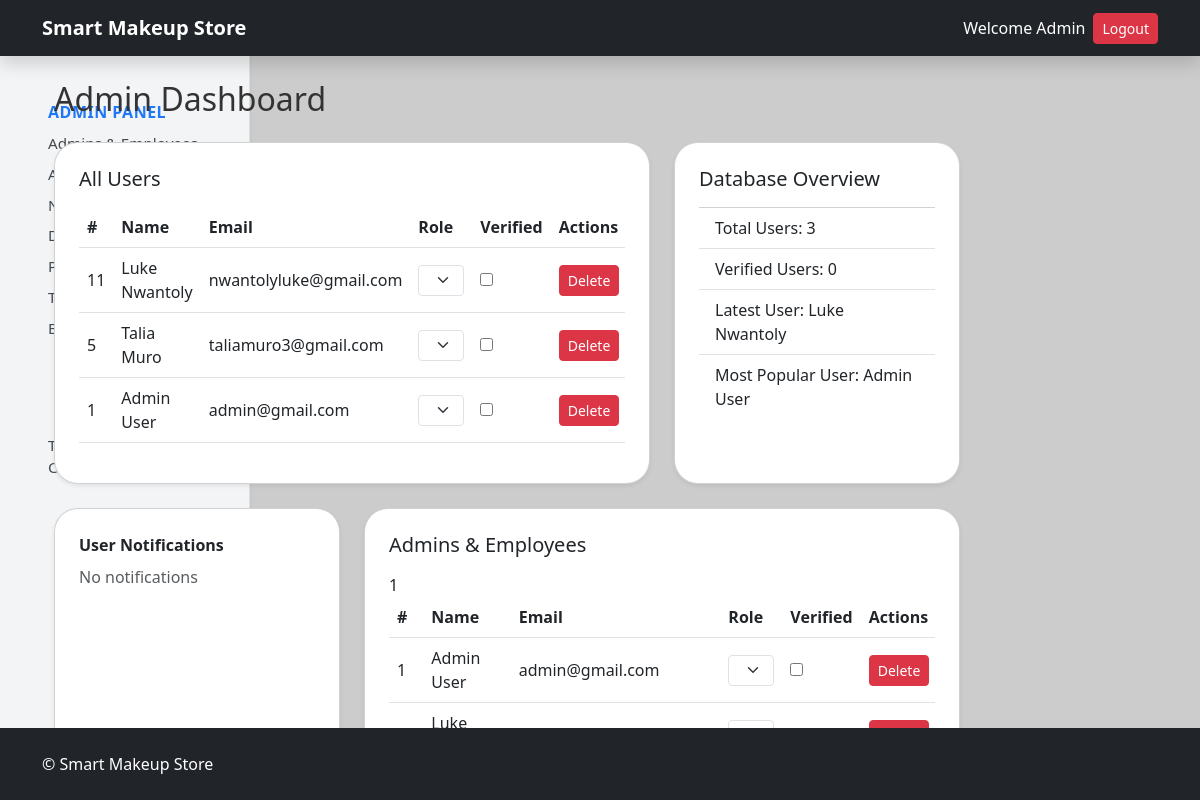
The page /admin-dashboard (signed in) on the database as committed earlier.
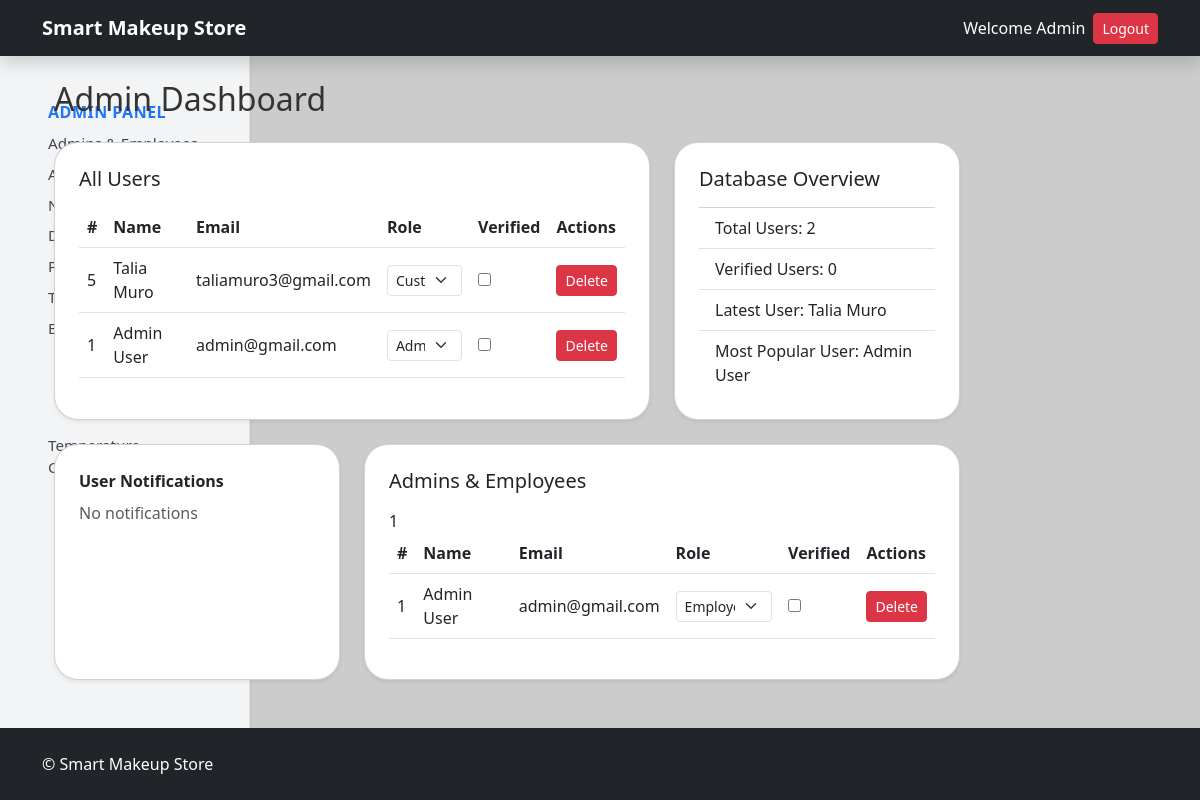
The same page on the database as committed later.
### tables this page shows
CREATE TABLE users (
            user_id INTEGER PRIMARY KEY AUTOINCREMENT,
            user_fname TEXT NOT NULL,
            user_lname TEXT NOT NULL,
            user_email TEXT UNIQUE NOT NULL,
            user_password TEXT,
            user_role TEXT DEFAULT 'customer',
            user_verified INTEGER DEFAULT 0,
            user_created_at TIMESTAMP DEFAULT CURRENT_TIMESTAMP
        , user_loyalty_points INTEGER DEFAULT 0);

### routes/store.py (the view)
@app.route('/admin-dashboard')
def adminDashboard():
    if session.get('user_role') != 'admin':
        flash("Unauthorized access.", "danger")
        return redirect(url_for('store.storeIndex'))
    storeDb = db.getDB()
    all_users = storeDb.execute('SELECT * FROM users ORDER BY user_created_at DESC').fetchall()
    staff = storeDb.execute('SELECT * FROM users WHERE user_role IN ("admin","employee")').fetchall()
    user_notifications = storeDb.execute('''
        SELECT * FROM notifications
        WHERE notif_id IS NOT NULL
        ORDER BY notif_created_at DESC
        LIMIT 5
    ''').fetchall()
    total_users = storeDb.execute('SELECT COUNT(*) as cnt FROM users').fetchone()['cnt']
    verified_users = storeDb.execute('SELECT COUNT(*) as cnt FROM users WHERE user_verified=1').fetchone()['cnt']
    latest_user = storeDb.execute('SELECT * FROM users ORDER BY user_created_at DESC LIMIT 1').fetchone()
    popular_user = storeDb.execute('''
        SELECT users.*, COUNT(customers.customer_id) as posts
        FROM users
        LEFT JOIN customers ON users.user_id = customers.user_id
        GROUP BY users.user_id
        ORDER BY posts DESC
        LIMIT 1
    ''').fetchone()
    storeDb.close()
    db_stats = {
        "total_users": total_users,
        "verified_users": verified_users,
        "latest_user": latest_user,
        "most_popular_user": popular_user
    }
    return render_template(
        'adminDashboard.html',
        all_users=all_users,
        staff=staff,
        notifications=user_notifications,
        db_stats=db_stats
    )

### models/database.py (called while the page is built)
def getDB():
    conn = sqlite3.connect('store.db', check_same_thread=False)
    conn.row_factory = sqlite3.Row
    return conn

### templates/adminDashboard.html (shortened to what this page needs)
{% extends "base.html" %}
{% block content %}
<div class="container-fluid">
    <div class="row">
        {% include "adminSidebar.html" with context %}
        <div class="col-md-9 l-4 col-lg-10"
             data-bs-spy="scroll"
             data-bs-target="#navbar-example3"
             data-bs-offset="100"
             tabindex="0">
            <h2 class="mb-4">Admin Dashboard</h2>
            <div class="dashboard-grid d-grid gap-4" style="
                 grid-template-columns: repeat(3, 1fr);
                 grid-auto-rows: minmax(200px, auto);">
                <div id="all-users-section" class="card shadow-sm p-4 dashboard-card" style="grid-column: span 2;">
                    <h5>All Users</h5>
                    <div class="table-responsive mt-2">
                        <table class="table table-hover align-middle">
                            <thead>
                                <tr>
                                    <th>#</th>
                                    <th>Name</th>
                                    <th>Email</th>
                                    <th>Role</th>
                                    <th>Verified</th>
                                    <th>Actions</th>
                                </tr>
                            </thead>
                            <tbody>
                                {% for u in all_users %}
                                <tr>
                                    <td>{{ u.user_id }}</td>
                                    <td>{{ u.user_fname }} {{ u.user_lname }}</td>
                                    <td>{{ u.user_email }}</td>
                                    <td>
                                        <form method="POST" action="{{ url_for('store.adminUpdateUser', user_id=u.user_id) }}">
                                            <select name="role" class="form-select form-select-sm" onchange="this.form.submit()">
                                                <option value="customer" {% if u.user_role == 'customer' %}selected{% endif %}>Customer</option>
                                                <option value="admin" {% if u.user_role == 'admin' %}selected{% endif %}>Admin</option>
                                            </select>
                                        </form>
                                    </td>
                                    <td>
                                        <form method="POST" action="{{ url_for('store.adminUpdateUser', user_id=u.user_id) }}">
                                            <input type="checkbox" name="verified" value="1" {% if u.verified %}checked{% endif %} onchange="this.form.submit()">
                                        </form>
                                    </td>
                                    <td>
                                        <form method="POST" action="{{ url_for('store.adminDeleteUser', user_id=u.user_id) }}" onsubmit="return confirm('Delete this user?')">
                                            <button class="btn btn-sm btn-danger">Delete</button>
                                        </form>
                                    </td>
                                </tr>
                                {% endfor %}
                            </tbody>
                        </table>
                    </div>
                </div>
                <div id="db-overview-section" class="card shadow-sm p-4 dashboard-card">
                    <h5>Database Overview</h5>
                    <ul class="list-group list-group-flush mt-2">
                        <li class="list-group-item">Total Users: {{ db_stats.total_users }}</li>
                        <li class="list-group-item">Verified Users: {{ db_stats.verified_users }}</li>
                        <li class="list-group-item">Latest User: {{ db_stats.latest_user.user_fname }} {{ db_stats.latest_user.user_lname }}</li>
                        <li class="list-group-item">Most Popular User: {{ db_stats.most_popular_user.user_fname }} {{ db_stats.most_popular_user.user_lname }}</li>
                    </ul>
                </div>
                <div id="notifications-section" class="card shadow-sm p-4 dashboard-card">
                    <b>User Notifications</b>
                    <div id="notifications-container" class="notif-section-inner overflow-auto mt-2" style="max-height:300px;">
                    </div>
                </div>
                <div id="staff-section" class="card shadow-sm p-4 dashboard-card" style="grid-column: span 2;">
                    <h5>Admins & Employees</h5>
                    <div class="table-responsive mt-2">
                        <table class="table table-hover align-middle">
                            <thead>
                                <tr>
                                    <th>#</th>
                                    <th>Name</th>
                                    <th>Email</th>
                                    <th>Role</th>
                                    <th>Verified</th>
                                    <th>Actions</th>
                                </tr>
                            </thead>
                            <tbody>
                                {% for u in staff %}
                                <tr>
                                    <td>{{ u.user_id }}</td>
                                    <td>{{ u.user_fname }} {{ u.user_lname }}</td>
                                    <td>{{ u.user_email }}</td>
                                    <td>
                                        <form method="POST" action="{{ url_for('store.adminUpdateUser', user_id = u.user_id) }}">
                                            <select name="role" class="form-select form-select-sm" onchange="this.form.submit()">
                                                <option value="employee" {% if u.role == 'employee' %}selected{% endif %}>Employee</option>
                                            </select>
                                        </form>
                                    </td>
                                    <td>
                                        <form method="POST" action="{{ url_for('store.adminUpdateUser', user_id = u.user_id) }}">
                                            <input type="checkbox" name="verified" value="1" {% if u.user_verified %}checked{% endif %} onchange="this.form.submit()">
                                        </form>
                                    </td>
                                    <td>
                                        <form method="POST" action="{{ url_for('store.adminDeleteUser', user_id = u.user_id) }}" onsubmit="return confirm('Delete this user?')">
                                            <button class="btn btn-sm btn-danger">Delete</button>
                                        </form>
                                    </td>
                                </tr>
                                {% endfor %}
                            </tbody>
                        </table>
                    </div>
                </div>
            </div>
        </div>
    </div>
</div>
{% endblock %}

### templates/base.html (shortened to what this page needs)
<!doctype html>
<html>
  <head>
    <link href="https://cdn.jsdelivr.net/npm/bootstrap@5.3.0/dist/css/bootstrap.min.css" rel="stylesheet"/>
    <link href="https://cdn.jsdelivr.net/npm/bootstrap-icons@1.11.1/font/bootstrap-icons.css" rel="stylesheet">
    <link rel="stylesheet" href="{{ url_for('static', filename='css/00-Global-Styles.css') }}">
  </head>
  <body>
    <main>
        <nav class="navbar navbar-expand-lg navbar-dark bg-dark shadow">
        <div class="container">
            <a class="navbar-brand" href="{{ url_for('store.storeIndex') }}">
            <b>Smart Makeup Store</b>
            </a>
          <div class="ms-auto text-white d-flex align-items-center">
            {% if session.get('user_first_name') %}
              <span class="me-2">Welcome {{ session.get('user_first_name') }}</span>
              <form method="GET" action="{{ url_for('store.logout') }}">
                <button type="submit" class="btn btn-danger btn-sm">Logout</button>
              </form>
                {% endif %}
            </div>
            </div>
        </nav>
      <div class="container mt-4">{% block content %}{% endblock %}</div>
      <footer class="bg-dark text-white py-4 mt-auto">
        <div class="container d-flex justify-content-between align-items-center">
            <span>&copy; {{ current_year }} Smart Makeup Store</span>
        </div>
      </footer>
    </main>
  </body>
</html>

### templates/adminSidebar.html (shortened to what this page needs)
<nav
  class="admin-sidebar col-md-3 col-lg-2 d-md-block bg-light vh-100 border-end shadow-sm"
>
  <div class="position-sticky top-0 pt-4 pb-4 px-2">
    <nav class="nav flex-column">
      <a
        class="nav-link px-2 py-1 rounded"
        href="{{ url_for('store.adminDashboard') }}"
      >
        <span class="text-primary fw-bold mb-2">Admin Panel</span>
      </a>
      <a
        class="nav-link px-2 py-1 rounded"
        href="{{ url_for('store.adminDashboard') }}#staff-section"
        >Admins & Employees</a
      >
      <a
        class="nav-link px-2 py-1 rounded"
        href="{{ url_for('store.adminDashboard') }}#all-users-section"
        >All Users</a
      >
      <a
        class="nav-link px-2 py-1 rounded"
        href="{{ url_for('store.adminDashboard') }}#notifications-section"
        >Notifications</a
      >
      <a
        class="nav-link px-2 py-1 rounded"
        href="{{ url_for('store.adminDashboard') }}#db-overview-section"
        >Database Overview</a
      >
      <a
        class="nav-link px-2 py-1 rounded"
        href="{{ url_for('store.productList') }}"
        >Products</a
      >
      <a
        class="nav-link px-2 py-1 rounded"
        href="{{ url_for('store.temperatureMonitor') }}"
        >Temperature</a
      >
      <a
        class="nav-link px-2 py-1 rounded"
        href="{{ url_for('store.ble_scan_view') }}"
        >Bluetooth Sensor</a
      >
      <button
        class="btn btn-toggle align-items-center rounded collapsed"
        data-bs-toggle="collapse"
        data-bs-target="#dashboard-collapse"
        aria-expanded="false"
        style="text-align: left"
      >
      </button>
      <br />
      <br />
      <a
        class="nav-link px-2 py-1 rounded"
        href="{{ url_for('store.temperatureMonitor') }}#frig-1"
        >Temperature Controller</a
      >
    </nav>
  </div>
</nav>

### static/css/00-Global-Styles.css (style rules this page uses)
body, html { background-color: #ccc !important; color: #333; display: flex; flex-direction: column; margin: 0; padding: 0; min-height: 100vh; }
nav { position: absolute; top: 0px; }
.card { border-radius: 1.5rem !important; }
footer { background-color: #2e62c4; color: #fff; padding: 1rem 0; flex-shrink: 0; text-align: center; position: absolute; bottom: 0; width: 100%; }
.admin-sidebar { position: absolute; top: 0; left: 0; min-height: 100vh; max-height: 100%; width: 250px; padding: 6rem 2rem; z-index: -1; opacity: 0.9; }
main { position: absolute; z-index: 1; min-height: 100vh; max-height: 100%; min-width: 100vw; max-width: 100%; padding: 0; margin: 0; overflow: hidden; }
.dashboard-grid { display: grid; grid-template-columns: 1fr 1fr 1fr; gap: 1.5rem; }
.dashboard-grid .card { height: 100%; }
.admin-sidebar .nav-link { color: #343a40; font-size: 0.95rem; transition: background-color 0.2s, color 0.2s; }
.admin-sidebar span.text-primary { font-size: 1rem; text-transform: uppercase; letter-spacing: 0.5px; }

Rows that differ between the two databases and show on the page:
removed users: user_id "11", user_fname "Luke", user_lname "Nwantoly", user_email "nwantolyluke@gmail.com", role "Admin", latest_user.user_fname "Luke", latest_user.user_lname "Nwantoly"
Other text that changed with them:
{{ db_stats.total_users }}: "3" → "2"
{{ db_stats.latest_user.user_fname }}: "Luke" → "Talia"
{{ db_stats.latest_user.user_lname }}: "Nwantoly" → "Muro"
